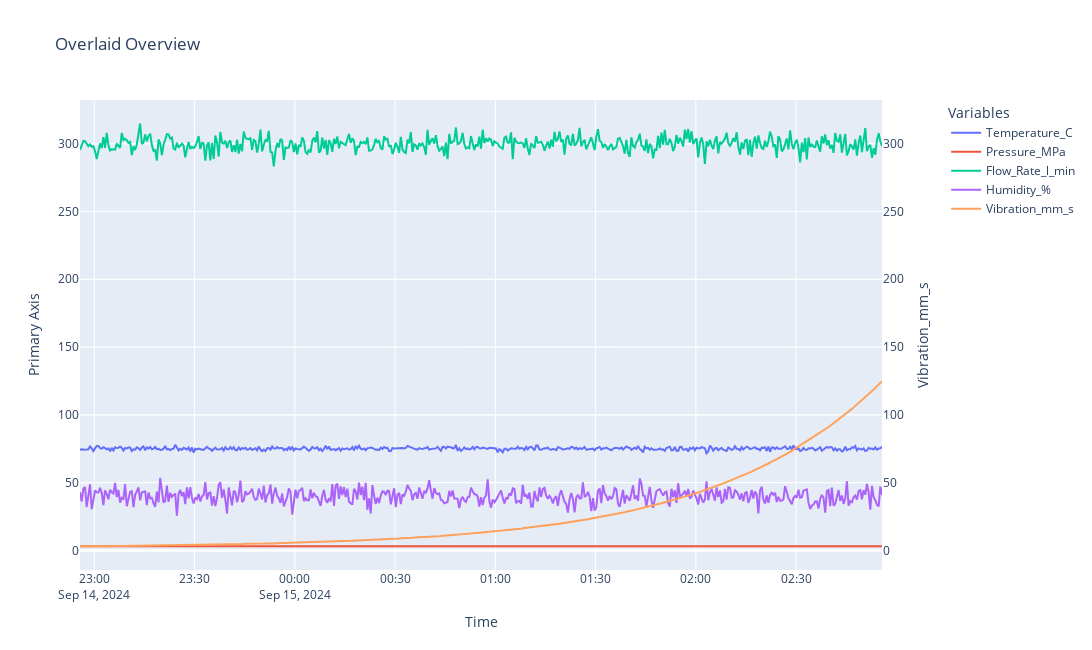

Source (notebook cell):
### Code cell
fig_anomaly_exponential.show()

### Figure 1 — Plotly figure (JSON) as saved in the notebook; plotly's stock layout.template omitted (floating-point values rounded to 4 significant figures; data arrays with more than 128 entries replaced by an {"elided": "..."} marker saying what was removed)
{"data": [{"mode": "lines", "name": "Temperature_C", "type": "scatter", "x": {"elided": "481 str values"}, "y": {"elided": "481 float values"}, "yaxis": "y"}, {"mode": "lines", "name": "Pressure_MPa", "type": "scatter", "x": {"elided": "481 str values"}, "y": {"elided": "481 float values"}, "yaxis": "y"}, {"mode": "lines", "name": "Flow_Rate_l_min", "type": "scatter", "x": {"elided": "481 str values"}, "y": {"elided": "481 float values"}, "yaxis": "y"}, {"mode": "lines", "name": "Humidity_%", "type": "scatter", "x": {"elided": "481 str values"}, "y": {"elided": "481 float values"}, "yaxis": "y"}, {"mode": "lines", "name": "Vibration_mm_s", "type": "scatter", "x": {"elided": "481 str values"}, "y": {"elided": "481 float values"}, "yaxis": "y2"}], "layout": {"height": 650, "hovermode": "x unified", "legend": {"title": {"text": "Variables"}, "x": 1.08, "xanchor": "left", "y": 1, "yanchor": "top"}, "title": {"text": "Overlaid Overview"}, "width": 1300, "xaxis": {"title": {"text": "Time"}}, "yaxis": {"title": {"text": "Primary Axis"}}, "yaxis2": {"matches": "y", "overlaying": "y", "side": "right", "title": {"text": "Vibration_mm_s"}}}}
